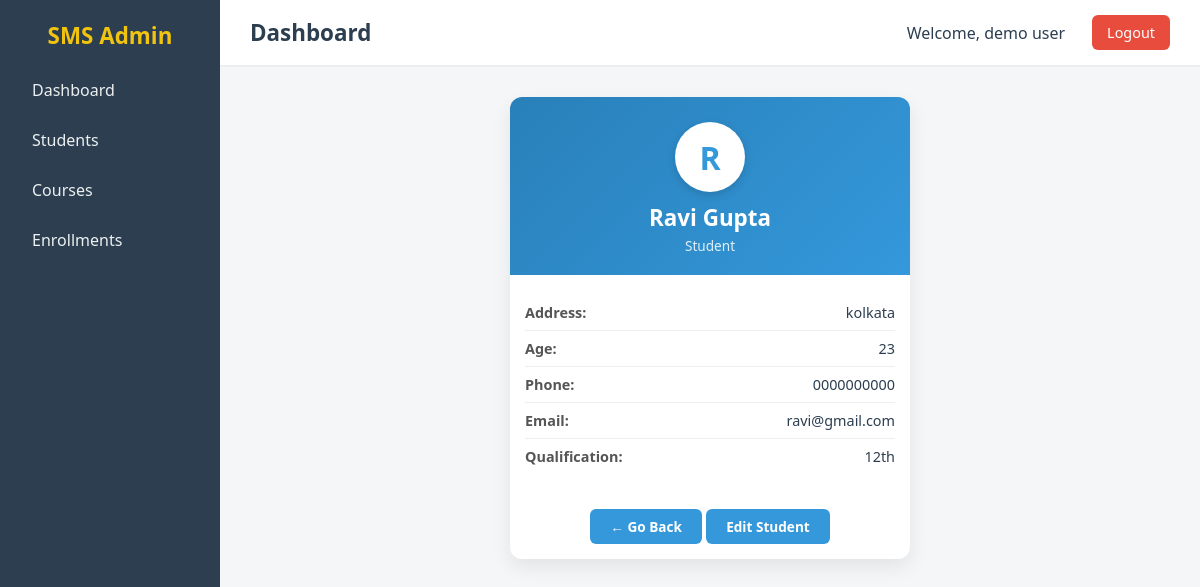
The page /students/2/viwe (signed in) on the database its author committed.
### SMS/app/models/sms_models.py (models this page shows)
class User(db.Model):
    __tablename__ = "users"
    id = db.Column(db.Integer,primary_key= True)
    name = db.Column(db.String(100),nullable =False)
    email = db.Column(db.String(80),nullable = False)
    username = db.Column(db.String(80),unique = True,nullable = False)
    password = db.Column(db.String(80),nullable = False)

class Student(db.Model):
    __tablename__ = "students"
    id = db.Column(db.Integer, primary_key=True)
    name = db.Column(db.String(100), nullable=False)
    address = db.Column(db.String(200), nullable=False)
    age = db.Column(db.Integer, nullable=False)
    phone = db.Column(db.String(15), nullable=False)
    email = db.Column(db.String(30), nullable=False, unique=True)
    last_qualification = db.Column(db.String(30))
    enrollments = db.relationship("Enrollment", backref="student", lazy=True)

### SMS/app/routes/students.py (the view)
@student_bp.route("/students/<int:student_id>/viwe")
@login_required
def viwe_student(student_id):
    got_student = Student.query.get_or_404(student_id)
    return render_template("students/student_view.html", student=got_student,back_url = "students",show_edit = True)

### SMS/app/decorator/login_auth.py (called while the page is built)
def login_required(f):
    @wraps(f)
    def decorated_function(*args, **kwargs):
        if "user_id" not in session:
            return redirect(url_for("auth.login"))  # redirect to login page
        return f(*args, **kwargs)
    return decorated_function

### SMS/app/routes/base.py (called while the page is built)
@base_bp.app_context_processor
def inject_user():
    user_id = session.get('user_id')
    if user_id:
        return {"login_user": User.query.get(user_id)}
    return {"login_user": None}

### SMS/app/templates/students/student_view.html (shortened to what this page needs)
{% extends "base.html" %}
{% block css %}
<link rel="stylesheet" href="{{ url_for('static', filename='css/student_view.css') }}">
{% endblock %}
{% block content %}
<div class="student-card">
    <div class="card-header">
        <div class="avatar">{{ student.name[0]|upper }}</div>
        <h2>{{ student.name }}</h2>
        <p class="role">Student</p>
    </div>
    <div class="card-body">
        <div class="info-row address">
            <span class="label">Address:</span>
            <span class="value">{{ student.address }}</span>
        </div>
        <div class="info-row"><span class="label">Age:</span> <span class="value">{{ student.age }}</span></div>
        <div class="info-row"><span class="label">Phone:</span> <span class="value">{{ student.phone }}</span></div>
        <div class="info-row"><span class="label">Email:</span> <span class="value">{{ student.email }}</span></div>
        <div class="info-row"><span class="label">Qualification:</span> <span class="value">{{
                student.last_qualification or 'N/A' }}</span></div>
    </div>
        <div class="card-footer">
            <a href="/{{back_url}}" class="btn-back">← Go Back</a>
            {%if show_edit%}
            <a href="/students/{{student.id}}/edit" class="btn-back"> Edit Student</a>
            {%endif%}
        </div>
</div>
{% endblock %}

### SMS/app/templates/base.html (shortened to what this page needs)
<!DOCTYPE html>
<html lang="en">
<head>
    <link rel="stylesheet" href="{{ url_for('static', filename='css/base.css') }}">
    {% block css %}{% endblock %}
</head>
<body>
    <div class="main-content">
        <div class="sidebar">
            <h2><a href="/">SMS Admin</h2></a>
            <ul>
                <li><a href="/">Dashboard</a></li>
                <li><a href="/students">Students</a></li>
                <li><a href="/courses">Courses</a></li>
                <li><a href="/enrollments">Enrollments</a></li>
            </ul>
        </div>
        <div class="content">
            <header>
                <h1>{% block header_title %}Dashboard{% endblock %}</h1>
                <div class="user-info">
                    <span class="username">Welcome, {{ login_user.name }}</span>
                    <a href="/logout" class="logout-btn" onclick="clearAppCache()">Logout</a>
                </div>
            </header>
            <main>
            {% block content %}
            {% endblock %}
        </main>
        </div>
    </div>
</body>
</html>

### SMS/app/static/css/base.css (style rules this page uses)
* { margin: 0; padding: 0; box-sizing: border-box; font-family: "Segoe UI", Tahoma, Geneva, Verdana, sans-serif; }
body { background: #f5f7fa; color: #333; min-height: 100vh; }
.main-content { display: flex; min-height: 100vh; }
.sidebar { width: 220px; background: #2c3e50; color: #fff; padding: 20px; flex-shrink: 0; }
.sidebar h2 { text-align: center; margin-bottom: 20px; font-size: 1.4rem; }
.sidebar h2 a { text-decoration: none; color: #f1c40f; }
.sidebar ul { list-style: none; }
.sidebar ul li { margin: 12px 0; }
.sidebar ul li a { text-decoration: none; color: #ecf0f1; padding: 8px 12px; display: block; border-radius: 6px; transition: background 0.3s; }
.content { flex-grow: 1; display: flex; flex-direction: column; }
header { background: #fff; padding: 15px 30px; display: flex; justify-content: space-between; align-items: center; border-bottom: 2px solid #eee; }
.user-info { display: flex; align-items: center; gap: 15px; }
.username { font-size: 1rem; font-weight: 500; color: #2c3e50; padding: 6px 12px; border-radius: 6px; }
header h1 { font-size: 1.4rem; color: #2c3e50; }
.logout-btn { text-decoration: none; background: #e74c3c; color: #fff; padding: 8px 15px; border-radius: 6px; font-size: 0.9rem; transition: background 0.3s; }
main { flex-grow: 1; padding: 20px; }

### SMS/app/static/css/student_view.css (style rules this page uses)
body { background: #f4f6f8; font-family: 'Segoe UI', Tahoma, Geneva, Verdana, sans-serif; }
.student-card { max-width: 400px; margin: 10px auto; background: #ffffff; border-radius: 12px; box-shadow: 0 8px 20px rgba(0,0,0,0.08); overflow: hidden; transition: transform 0.3s ease, box-shadow 0.3s ease; }
.card-header { background: linear-gradient(135deg, #2980b9, #3498db); text-align: center; color: #fff; padding: 25px 15px 20px; position: relative; }
.info-row.address .value { display: inline-block; max-width: 220px; overflow: hidden; white-space: nowrap; text-overflow: ellipsis; vertical-align: middle; cursor: pointer; transition: all 0.8s ease; }
.card-header .avatar { width: 70px; height: 70px; background: #fff; color: #3498db; font-size: 2rem; font-weight: bold; border-radius: 50%; display: flex; align-items: center; justify-content: center; margin: 0 auto 10px; box-shadow: 0 3px 8px rgba(0,0,0,0.15); }
.card-header h2 { font-size: 1.4rem; margin-bottom: 3px; }
.card-header .role { font-size: 0.85rem; opacity: 0.85; }
.card-body { padding: 20px 15px; }
.info-row { display: flex; justify-content: space-between; padding: 8px 0; border-bottom: 1px solid #eee; font-size: 0.9rem; }
.info-row:last-child { border-bottom: none; }
.info-row .label { font-weight: 600; color: #555; }
.info-row .value { color: #2c3e50; font-weight: 500; }
.card-footer { padding: 15px 0; text-align: center; }
.btn-back { display: inline-block; text-decoration: none; background: #3498db; color: #fff; padding: 8px 20px; border-radius: 6px; font-weight: 600; font-size: 0.85rem; transition: background 0.3s, transform 0.2s; }

### rows shown on the page
User: name "demo user"
Student: name "R", name "Ravi Gupta", address "kolkata", age "23", phone "0000000000", email "ravi@gmail.com", last_qualification "12th"
